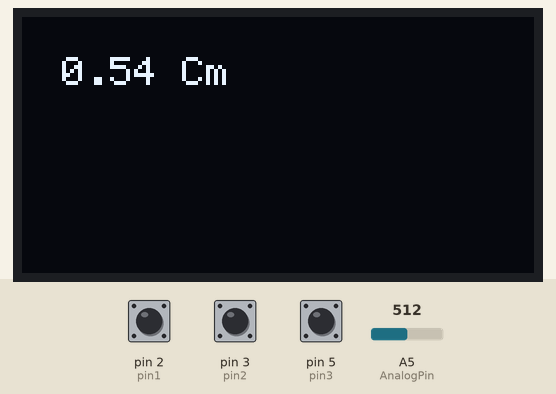
This sketch was run on a simulated Arduino Uno, built with avr-gcc and run on an emulated ATmega328P. Parts: 128×64 one-colour display. Inputs (shaded band) come from the test bench; at power-on: pin 5 (pin3) LOW, pin 2 (pin1) HIGH, pin 3 (pin2) HIGH, A5 (AnalogPin) = 512. What the sketch prints to the serial monitor is not drawn.

Above: at 3.2 s.
3.3 s: pin 5 (pin3) driven HIGH
At 3.9 s:
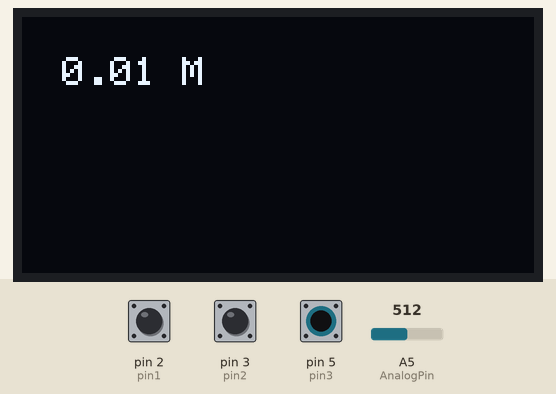
4.8 s: pin 2 (pin1) pulled LOW for 0.15 s
At 4.91 s:
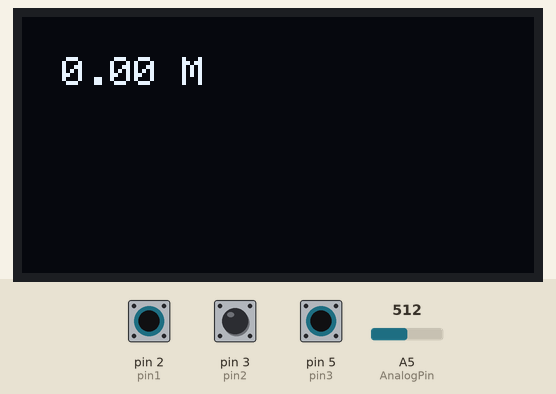
6.5 s: pin 5 (pin3) pulsed LOW 5 times (0.12 s each, 0.3 s apart)
At 7.3 s:
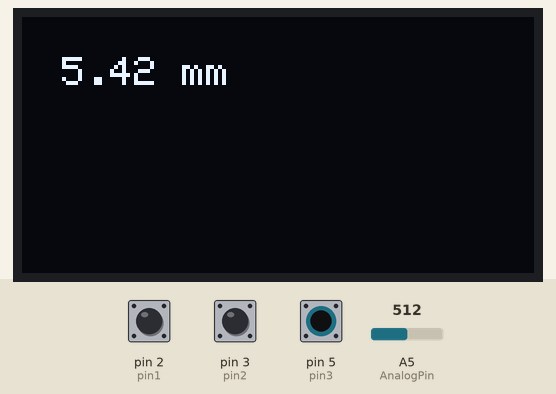
9.5 s: pin 2 (pin1) pulled LOW for 1 s
At 10.3 s:
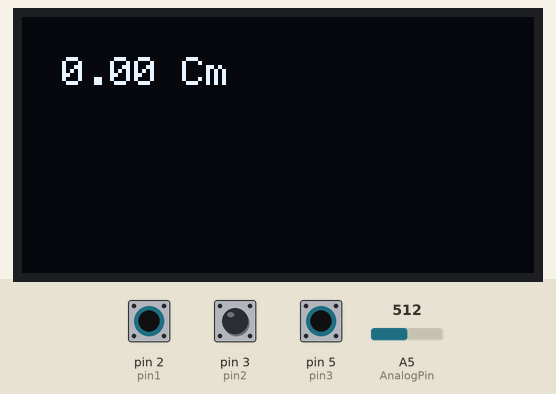
Timing chart, 0 to 12.5 s (numbered marks = the images above; inputs shaded):
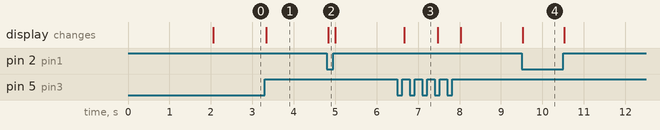

The sketch:

rollit.ino
```cpp
#include <Wire.h>
#include <Adafruit_GFX.h>
#include <Adafruit_SSD1306.h>

int pin1 = 2;
int pin2 = 3;
int pin3 = 5;
int AnalogPin=A5;

int Nticks = 0;
int State;
int LastState;
int counter=0;
int counter_state;
int prestate=0;

const float pi = 3.14;
const float R = 3.45;
float batAnalog=0;
int   bat=0;
const int N = 40;

float distance = 0;
float distance1=0;
float distance2=0;
String thisString;

#define SCREEN_WIDTH 128
#define SCREEN_HEIGHT 64
#define OLED_MOSI   9
#define OLED_CLK   10
#define OLED_DC    11
#define OLED_CS    12
#define OLED_RESET 13
Adafruit_SSD1306 display(SCREEN_WIDTH, SCREEN_HEIGHT,
  OLED_MOSI, OLED_CLK, OLED_DC, OLED_RESET, OLED_CS);


void setup() {
  Serial.begin(9600);
 pinMode (pin1 ,INPUT_PULLUP);
  pinMode (pin2 ,INPUT_PULLUP);
  pinMode(pin3,INPUT);
  if(!display.begin(SSD1306_SWITCHCAPVCC, 0x3C)) { // Address 0x3D for 128x64
    Serial.println(F("SSD1306 allocation failed"));

  }
  delay(2000);
  display.clearDisplay();
  display.setTextSize(1);
  display.setTextColor(WHITE);


}

void loop() {

     counter_state=digitalRead(pin3);


     if(counter_state==HIGH && prestate==0)
     {
      if(counter<=3)
      {
        counter++;
        prestate=1;
      }
     }
     else if(counter_state==LOW)
     {
      prestate=0;
     }

     if(counter>3)
     {
      counter=0;
     }
     Serial.print("count");
     Serial.println(counter);

    State = digitalRead(pin1);
   if (State != LastState){
     if (digitalRead(pin2) != State) {
       Nticks ++;
     }

     else {
       Nticks --;
     }
   }

  distance = ((2*pi*R)/N) * Nticks ;
  distance=distance*-1;
  thisString = String(distance);


  LastState = State;

  if (counter==0)
  {
  display.setCursor(10,10);
  display.print(distance);
  display.print(" Cm");
  display.display();
  Serial.println(distance);
  display.clearDisplay();
  }
  if (counter==1)
  {
  distance1=(distance/100);
  display.setCursor(10,10);
  display.print(distance1);
  display.print(" M");
  display.display();
  Serial.println(distance);
  display.clearDisplay();

  }
  if (counter==2)
  {
  distance2=(distance*10);
  display.setCursor(10,10);
  display.print(distance2);
  display.print(" mm");
  display.display();
  Serial.println(distance);
  display.clearDisplay();
  }
 if(counter==3)
  {
    batAnalog=analogRead(A5);
    {
      batAnalog=(batAnalog*5.0)/1024.0;
      delay(500);
      bat=((batAnalog/5.0)*100);
      display.setCursor(10,10);
      display.print("Battery aval ");
      display.print(bat);
      display.print("%");
      display.display();
      Serial.println(bat);
      display.clearDisplay();

    }
  }
}
```

Measured:
- after the input at 3.3 s, the display: changes at once (image 1)
- after the input at 4.8 s, the display: changes at once (image 2)
- after the input at 6.5 s, the display: changes after 0.17 s (image 3)
- after the input at 9.5 s, the display: changes at once (image 4)
